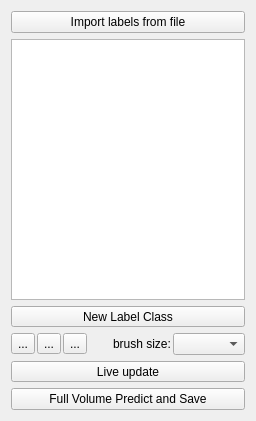
<?xml version="1.0" encoding="UTF-8"?>
<ui version="4.0">
 <class>containingWidget</class>
 <widget class="QWidget" name="containingWidget">
  <property name="geometry">
   <rect>
    <x>0</x>
    <y>0</y>
    <width>256</width>
    <height>421</height>
   </rect>
  </property>
  <property name="sizePolicy">
   <sizepolicy hsizetype="Preferred" vsizetype="Preferred">
    <horstretch>1</horstretch>
    <verstretch>0</verstretch>
   </sizepolicy>
  </property>
  <property name="minimumSize">
   <size>
    <width>256</width>
    <height>0</height>
   </size>
  </property>
  <property name="baseSize">
   <size>
    <width>0</width>
    <height>0</height>
   </size>
  </property>
  <property name="windowTitle">
   <string>Form</string>
  </property>
  <layout class="QVBoxLayout" name="verticalLayout">
   <item>
    <widget class="QPushButton" name="importLabelsButton">
     <property name="text">
      <string>Import labels from file</string>
     </property>
    </widget>
   </item>
   <item>
    <widget class="LabelListView" name="labelListView">
     <property name="sizePolicy">
      <sizepolicy hsizetype="Minimum" vsizetype="MinimumExpanding">
       <horstretch>0</horstretch>
       <verstretch>0</verstretch>
      </sizepolicy>
     </property>
     <property name="minimumSize">
      <size>
       <width>0</width>
       <height>0</height>
      </size>
     </property>
    </widget>
   </item>
   <item>
    <widget class="QToolButton" name="AddLabelButton">
     <property name="sizePolicy">
      <sizepolicy hsizetype="Expanding" vsizetype="Fixed">
       <horstretch>0</horstretch>
       <verstretch>0</verstretch>
      </sizepolicy>
     </property>
     <property name="styleSheet">
      <string notr="true"/>
     </property>
     <property name="text">
      <string>New Label Class</string>
     </property>
     <property name="icon">
      <iconset>
       <normaloff>../../shell/gui/icons/16x16/actions/list-add.png</normaloff>../../shell/gui/icons/16x16/actions/list-add.png</iconset>
     </property>
     <property name="toolButtonStyle">
      <enum>Qt::ToolButtonTextBesideIcon</enum>
     </property>
    </widget>
   </item>
   <item>
    <layout class="QHBoxLayout" name="horizontalLayout">
     <property name="spacing">
      <number>2</number>
     </property>
     <property name="sizeConstraint">
      <enum>QLayout::SetDefaultConstraint</enum>
     </property>
     <item>
      <widget class="QToolButton" name="arrowToolButton">
       <property name="text">
        <string>...</string>
       </property>
      </widget>
     </item>
     <item>
      <widget class="QToolButton" name="paintToolButton">
       <property name="text">
        <string>...</string>
       </property>
      </widget>
     </item>
     <item>
      <widget class="QToolButton" name="eraserToolButton">
       <property name="text">
        <string>...</string>
       </property>
       <property name="autoRaise">
        <bool>false</bool>
       </property>
      </widget>
     </item>
     <item>
      <spacer name="horizontalSpacer_3">
       <property name="orientation">
        <enum>Qt::Horizontal</enum>
       </property>
       <property name="sizeHint" stdset="0">
        <size>
         <width>20</width>
         <height>20</height>
        </size>
       </property>
      </spacer>
     </item>
     <item>
      <widget class="QLabel" name="brushSizeCaption">
       <property name="text">
        <string>brush size:</string>
       </property>
      </widget>
     </item>
     <item>
      <widget class="QComboBox" name="brushSizeComboBox">
       <property name="sizePolicy">
        <sizepolicy hsizetype="Expanding" vsizetype="Fixed">
         <horstretch>0</horstretch>
         <verstretch>0</verstretch>
        </sizepolicy>
       </property>
       <property name="sizeAdjustPolicy">
        <enum>QComboBox::AdjustToContents</enum>
       </property>
      </widget>
     </item>
    </layout>
   </item>
   <item>
    <widget class="QToolButton" name="liveUpdateButton">
     <property name="sizePolicy">
      <sizepolicy hsizetype="Expanding" vsizetype="Fixed">
       <horstretch>0</horstretch>
       <verstretch>0</verstretch>
      </sizepolicy>
     </property>
     <property name="text">
      <string>Live update</string>
     </property>
     <property name="checkable">
      <bool>true</bool>
     </property>
     <property name="toolButtonStyle">
      <enum>Qt::ToolButtonTextBesideIcon</enum>
     </property>
    </widget>
   </item>
   <item>
    <widget class="QPushButton" name="savePredictionsButton">
     <property name="toolTip">
      <string>Compute predictions for your entire dataset (all images) and save the project</string>
     </property>
     <property name="text">
      <string>Full Volume Predict and Save</string>
     </property>
    </widget>
   </item>
  </layout>
 </widget>
 <customwidgets>
  <customwidget>
   <class>LabelListView</class>
   <extends>QTableView</extends>
   <header>ilastik.widgets.labelListView</header>
  </customwidget>
 </customwidgets>
 <resources/>
 <connections/>
</ui>
